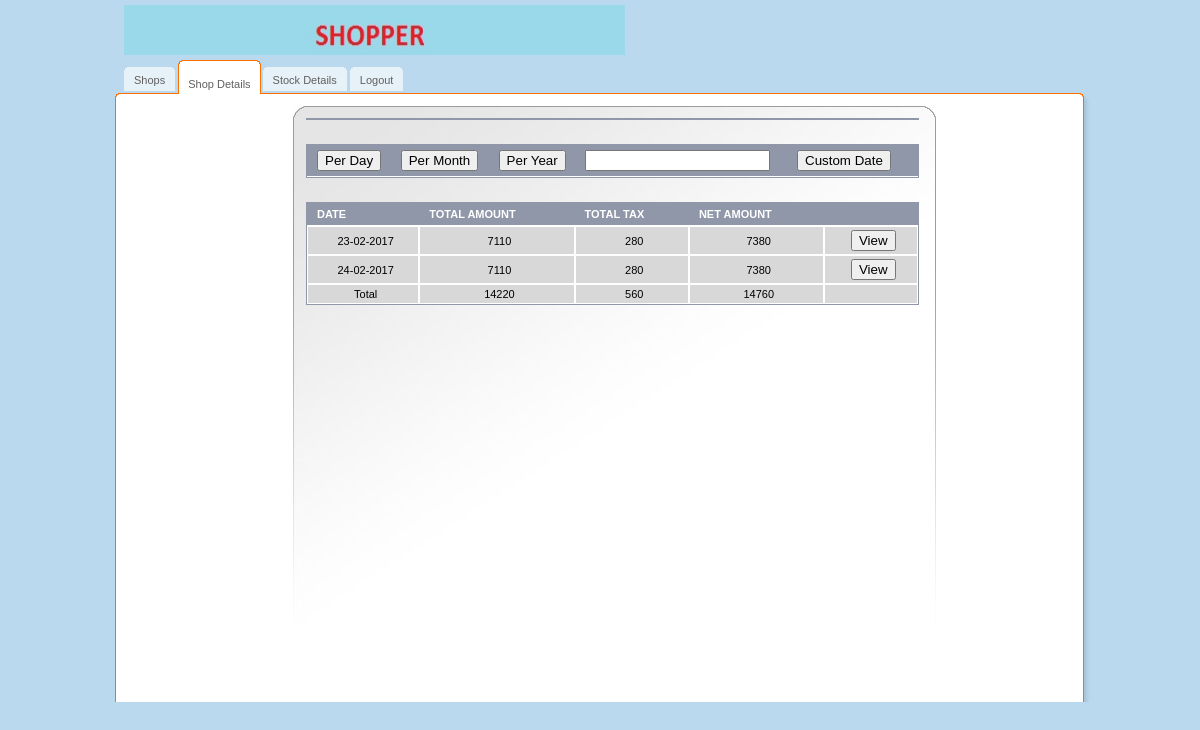
Page /src/shop_details.php?id=2 on the committed database.
### tables this page shows
CREATE TABLE IF NOT EXISTS `account` (
  `id` int(11) NOT NULL AUTO_INCREMENT,
  `day` int(11) NOT NULL,
  `month` varchar(15) NOT NULL,
  `year` int(11) NOT NULL,
  `total-amount` double NOT NULL,
  `total-tax` double NOT NULL,
  `net-amount` double NOT NULL,
  `shop-id` int(11) NOT NULL,
  PRIMARY KEY (`id`)
);

### src/shop_details.php (the view, shortened to what this page needs)
<!DOCTYPE html PUBLIC "-//W3C//DTD XHTML 1.0 Transitional//EN" "http://www.w3.org/TR/xhtml1/DTD/xhtml1-transitional.dtd">
<html>
    <head>
    </head>
    <body>
        <div id="main">
            <div id="header">
                <a href="shops.php" class="logo"><img src="../img/logos.jpeg" width="501" height="50" alt=""/></a>
                <ul id="top-navigation">
                    <li><span><span><a href="shops.php">Shops</a></span></span></li>
                    <li class="active"><span><span><a href="shop_details.php">Shop Details</a></span></span></li>
                    <li><span><span><a href="src/pub_view.php">Stock Details</a></span></span></li>
                    <li><span><span><a href="../index.php">Logout</a></span></span></li>
                </ul>
            </div>
            <div id="middle">
                <div id="left-column">
                </div>
                <div id="center-column">
                    <table class="listing form" cellpadding="0" cellspacing="0">
                            <?php
                            require 'dbconfig.php';
                            try {
                                $conn = new PDO("mysql:host=$host;dbname=$dbname", $username, $password);
                            } catch (PDOException $pe) {
                                die("Can't connect to the database $dbname :" . $pe->getMessage());
                            }
                            ?>
                    </table>
                    <br></br>
                    <table class="listing form" cellpadding="0" cellspacing="0">
                        <tr>
                            <th class="full" ><input type="button" value="Per Day" name="search" /></th>
                            <th class="full" ><input type="button" value="Per Month" name="search" /></th>
                            <th class="full" ><input type="button" value="Per Year" name="search" /></th>
                            <th class="full" ><input type="text" name="search_key" value="" /></th>
                            <th class="full" ><input type="button" value="Custom Date" name="search" /></th>
                            <th class="full" ></th>
                        </tr>
                    </table>
                    <br></br>
                    <table class="listing form" cellpadding="0" cellspacing="0">
                        <tr>
                            <th class="full" >Date</th>
                            <th class="full" >Total Amount</th>
                            <th class="full" >Total Tax</th>
                            <th class="full" >Net Amount</th>
                            <th class="full" ></th>
                        </tr>
                        <?php
                        try {
                            $sql = "SELECT * FROM ACCOUNT WHERE `SHOP-ID`=" . $_GET['id'];
                            $result = $conn->prepare($sql);
                            if ($result->execute()) {
                                while ($row = $result->fetch(PDO::FETCH_ASSOC)) {
                                    echo '<tr>
                            <td>' . $row['day'] . '-' . $row['month'] . '-' . $row['year'] . '</td>
                            <td>' . $row['total-amount'] . '</td>
                            <td>' . $row['total-tax'] . '</td>
                            <td>' . $row['net-amount'] . '</td>
                            <td><a href="account_details.php?day=' . $row['day'] . '&month=' . $row['month'] . '&year=' . $row['year'] . '&id=' . $_GET['id'] . '"><input type="button" value="View" name="view" /></a></td>
                        </tr>';
                                }
                            } else {
                                die("Can't execute the query");
                            }
                        } catch (PDOException $pe) {
                            die("Can't connect to the database $dbname :" . $pe->getMessage());
                        }
                        try {
                            $sql = "SELECT SUM(`TOTAL-AMOUNT`) AS `TOTAL-AMOUNT`,SUM(`TOTAL-TAX`) AS `TOTAL-TAX`,SUM(`NET-AMOUNT`) AS `NET-AMOUNT` FROM ACCOUNT WHERE `SHOP-ID`=" . $_GET['id'];
                            $result = $conn->prepare($sql);
                            if ($result->execute()) {
                                while ($row = $result->fetch(PDO::FETCH_ASSOC)) {
                                    echo '<tr>
                            <td>Total</td>
                            <td>' . $row['TOTAL-AMOUNT'] . '</td>
                            <td>' . $row['TOTAL-TAX'] . '</td>
                            <td>' . $row['NET-AMOUNT'] . '</td>
                            <td></td>
                        </tr>';
                                }
                            } else {
                                die("Can't execute the query");
                            }
                        } catch (PDOException $pe) {
                            die("Can't connect to the database $dbname :" . $pe->getMessage());
                        }
                        ?>
                    </table>
                </div>
            </div>
        </div>
    </body>
</html>

### css/all.css (style rules this page uses)
body { margin:0;padding:0;background:#BBD9EE;color:#000;font-family:tahoma,arial,sans-serif;font-size:11px; }
img { border:none; }
a { color:#060606;text-decoration:none }
input { vertical-align:middle }
#main { width:992px;margin:0 auto; }
#header { position:relative;width:992px;height:106px;background:url(../img/bg-header.gif) no-repeat left bottom; }
a.logo { position:absolute;top:5px;left:20px; }
#top-navigation { position:absolute;top:60px;left:20px;margin:0;padding:0;list-style:none; }
#top-navigation li { float:left;margin:0 3px 0 0;height:34px;background:url(../img/tab.gif) repeat-x top; }
#top-navigation li a { float:left;display:block;height:20px;line-height:19px;color:#606060;padding:4px 0 0 0; }
#top-navigation li span { float:left;background:url(../img/tab-left.gif) no-repeat left top; }
#top-navigation li span span { background:url(../img/tab-right.gif) no-repeat right top;padding:7px 10px 0 10px; }
#top-navigation li.active { padding:0;height:34px;background:url(../img/tab-active.gif) repeat-x top;margin-right:2px; }
#top-navigation li.active span { background:url(../img/tab-active-left.gif) no-repeat left top;height:34px; }
#top-navigation li.active span span { background:url(../img/tab-active-right.gif) no-repeat right top;height:23px;padding:11px 10px 0 10px;line-height:19px;color:#606060; }
#middle { float:left;width:967px;background:url(../img/bg-middle.gif) repeat-y left;padding:0 13px 0 12px; }
#left-column { float:left;padding:1px 14px 0 12px;width:151px; }
#center-column { float:left;width:614px;background:url(../img/bg-center-column.jpg) no-repeat left top;min-height:584px;padding:12px 16px 0 13px; }
table.listing { border-bottom:1px solid #9097A9;width:613px;padding:0;margin:0;border:1px solid #9097A9; }
table.listing th { border-top:0!important; }
table.listing th.full { border-left:0;border-right:0!important;text-align:left;text-transform:uppercase; }
table.listing td,table.listing th { border:1px solid #fff;text-align:center; }
table.listing th { background:#9097A9;color:#fff;padding:5px; }
table.listing td { background:#D8D8D8;color:#000;padding:3px 5px; }
table.form th,table.form td { padding-left:10px; }

### rows in the picture
account: day "23", month "02", year "2017", value "7110", value "280", value "7380"
account: day "24", month "02", year "2017", value "7110", value "280", value "7380"

### other values in the picture
$row['TOTAL-AMOUNT'] "14220"
$row['TOTAL-TAX'] "560"
$row['NET-AMOUNT'] "14760"
